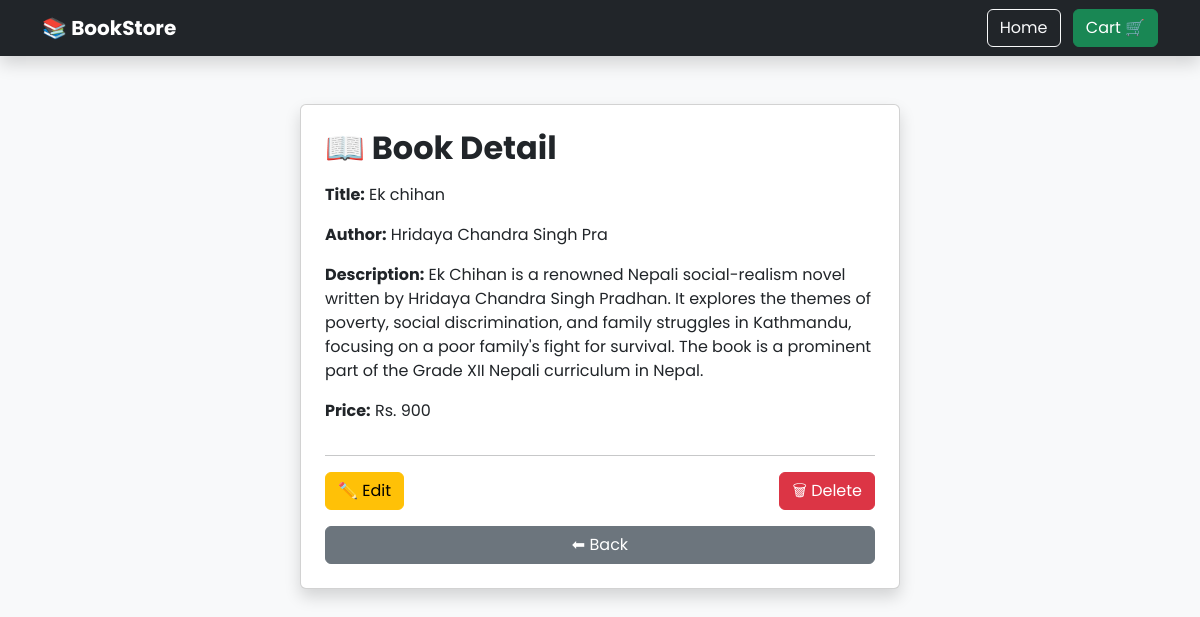
The app's page /book/detail/4/, older data.
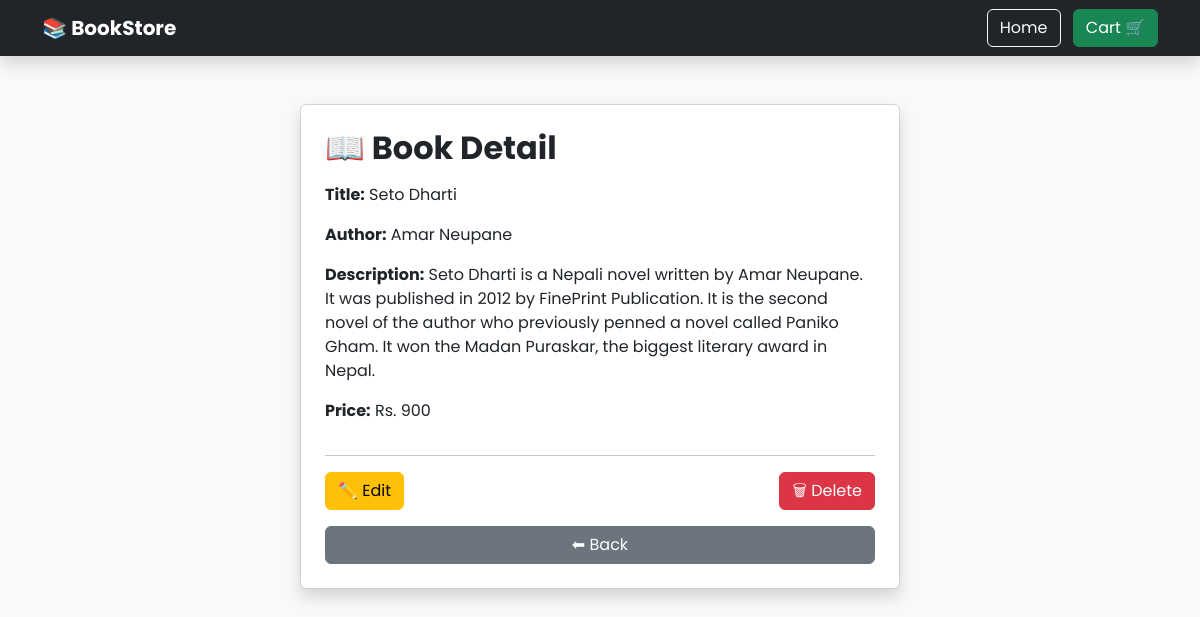
The same page, newer data.
### aboutbook/models.py (models this page shows, shortened)
class Book(models.Model):
    title = models.CharField(max_length=200)
    author= models.CharField(max_length=25)
    description= models.TextField()
    price= models.IntegerField()

### aboutbook/views.py (the view)
# urls.py: path('detail/<int:id>/', detail, name='detail'),    # Book detail
def detail(request, id):
    book = get_object_or_404(Book, id=id)
    return render(request, 'aboutbook/detail.html', {'book': book})

### templates/aboutbook/detail.html
{% extends 'base.html' %}
{% block body %}
<div class="card shadow p-4 mx-auto" style="max-width:600px;">
    <h2 class="mb-3 fw-bold">📖 Book Detail</h2>
    <p><strong>Title:</strong> {{ book.title }}</p>
    <p><strong>Author:</strong> {{ book.author }}</p>
    <p><strong>Description:</strong> {{ book.description }}</p>
    <p><strong>Price:</strong> Rs. {{ book.price }}</p>
    <hr>
    <div class="d-flex justify-content-between">
        <a href="{% url 'edit' book.id %}" class="btn btn-warning">✏️ Edit</a>
        <a href="{% url 'delete' book.id %}" class="btn btn-danger">🗑 Delete</a>
    </div>
    <a href="{% url 'book_list' %}" class="btn btn-secondary mt-3">⬅ Back</a>
</div>
{% endblock %}

Row changes from the older to the newer data that the page shows:
changed Book: title "Ek chihan" → "Seto Dharti"; author "Hridaya Chandra Singh Pra" → "Amar Neupane"; description "Ek Chihan is a renowned Nepali social-realism novel written by Hridaya Chandra Singh Pradhan. It explores the themes of poverty, social discrimination, and family struggles in Kathmandu, focusing on a poor family's fight for survival. The book is a prominent part of the Grade XII Nepali curriculum in Nepal." → "Seto Dharti is a Nepali novel written by Amar Neupane. It was published in 2012 by FinePrint Publication. It is the second novel of the author who previously penned a novel called Paniko Gham. It won the Madan Puraskar, the biggest literary award in Nepal."
